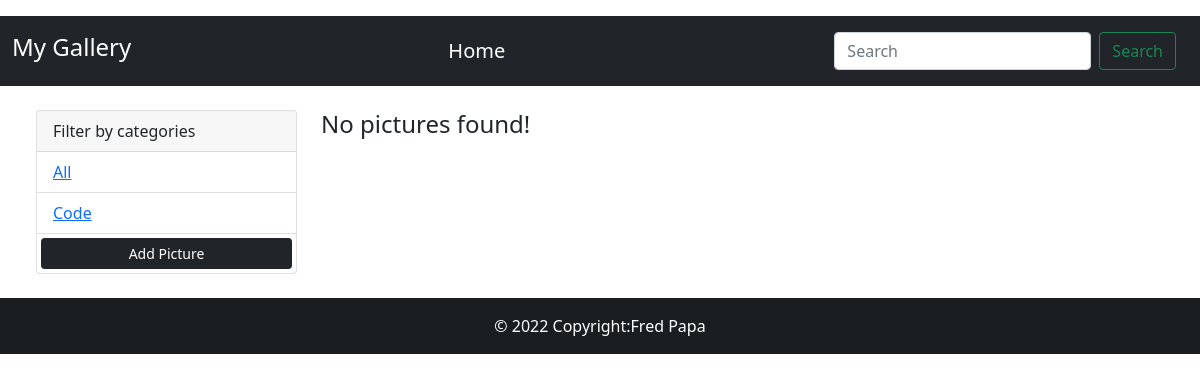
The app's page /?category=Cities, older data.
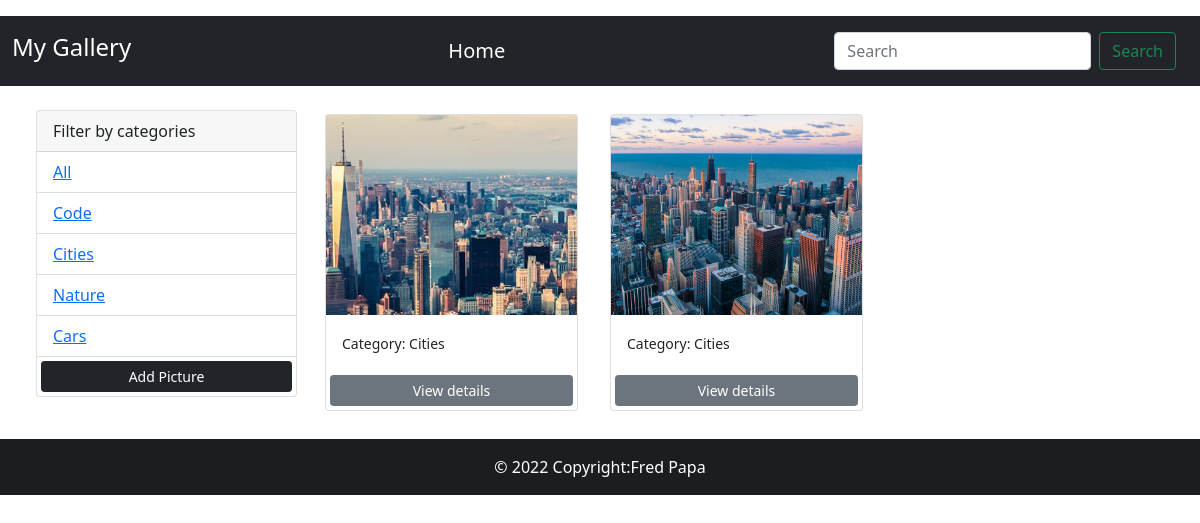
The same page, newer data.
### pictures/models.py (models this page shows, shortened)
class Category(models.Model):
    name = models.CharField(max_length=200, null=False, blank=False)

class Picture(models.Model):
    category = models.ForeignKey(Category, on_delete=models.SET_NULL, null=True)
    image = models.ImageField(null=False, blank=False)
    description = models.TextField()

### pictures/views.py (the view)
# urls.py: path('', views.gallery, name='gallery'),
def gallery(request):
    category = request.GET.get('category')
    if category == None:
        pictures= Picture.objects.all()
    else:
        pictures = Picture.objects.filter(category__name = category)
    categories = Category.objects.all()
    context = {'categories': categories, 'pictures': pictures}
    return render(request, 'pictures/gallery.html', context)

### pictures/templates/pictures/gallery.html (shortened to what this page needs)
<!DOCTYPE html>
<html lang="en">
<head>
    <link href="https://cdn.jsdelivr.net/npm/bootstrap@5.1.3/dist/css/bootstrap.min.css" rel="stylesheet">
</head>
<body class="my-3">
    <nav class="navbar navbar-dark bg-dark">
        <div class="container-fluid">
          <a class="navbar-brand" href="{% url 'gallery' %}">
                <h4>My Gallery</h4>
              </a>
          <a class="navbar-brand" href="{% url 'gallery' %}">
            Home
          </a>
          <nav class="navbar navbar-dark bg-dark">
            <div class="container-fluid">
              <form class="d-flex" method="GET">
                <input class="form-control me-2" name="search-area" type="search" placeholder="Search" aria-label="Search">
                <button class="btn btn-outline-success" type="submit">Search</button>
              </form>
            </div>
          </nav>
        </div>
      </nav>
    <div class="container m-4">
        <div class="row">
            <div class="col-md-3">
                <div class="card">
                    <div class="card-header">
                      Filter by categories
                    </div>
                    <ul class="list-group list-group-flush">
                        <li class="list-group-item">
                            <a href=" {% url 'gallery' %} ">All</a>
                        </li>
                      {% for category in categories %}
                        <li class="list-group-item">
                            <a href=" {% url 'gallery' %}?category={{category.name}}">{{category.name}}</a>
                        </li>
                      {% endfor %}
                        <a href="{% url 'add' %}" class="btn btn-dark btn-block btn-sm m-1">Add Picture</a>
                    </ul>
                  </div>
            </div>
            <div class="col-md-9">
                <div class="row">
                    {% for picture in pictures %}
                    <div class="col-md-4">
                        <div class="card m-1">
                            <img class="image-thumbnail" src="{{picture.image.url}}" class="card-img-top" alt="City Image">
                            <div class="card-body">
                              <small>Category: {{picture.category.name}}</small>
                            </div>
                            <a href="{% url 'picture' picture.id %}" class="btn btn-secondary btn-sm m-1">View details</a>
                        </div>
                    </div>
                    {% empty %}
                    <h4>No pictures found!</h4>
                    {% endfor %}
                </div>
            </div>
        </div>
    </div>
    <footer class="bg-dark text-center text-white">
    <div class="text-center p-3" style="background-color: rgba(0, 0, 0, 0.2);">
      © 2022 Copyright:Fred Papa
    </div>
    </footer>
</body>
</html>

Row changes from the older to the newer data that the page shows:
added Category: name "Cities"
added Category: name "Nature"
added Category: name "Cars"
added Picture: image (picture), category.name "Cities"
added Picture: image (picture), category.name "Cities"
Text that changed along with them:
text no longer shown: "No pictures found!"
